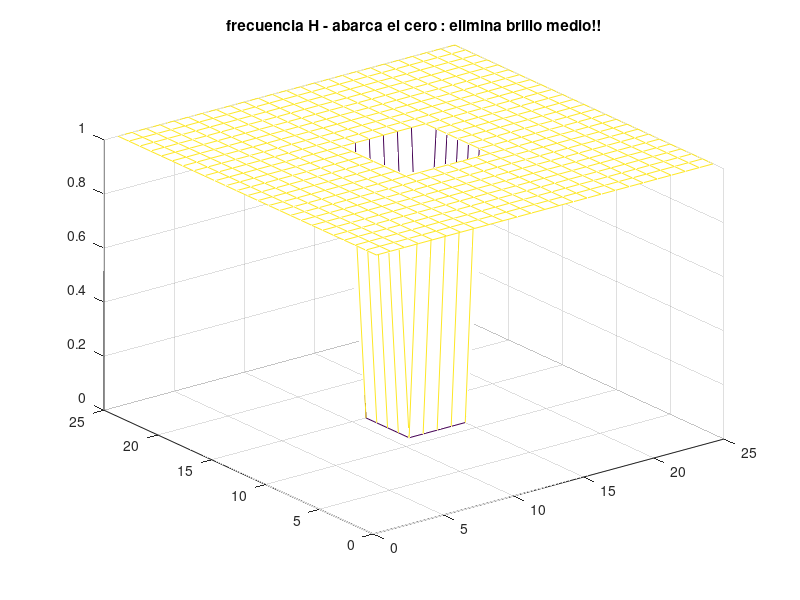
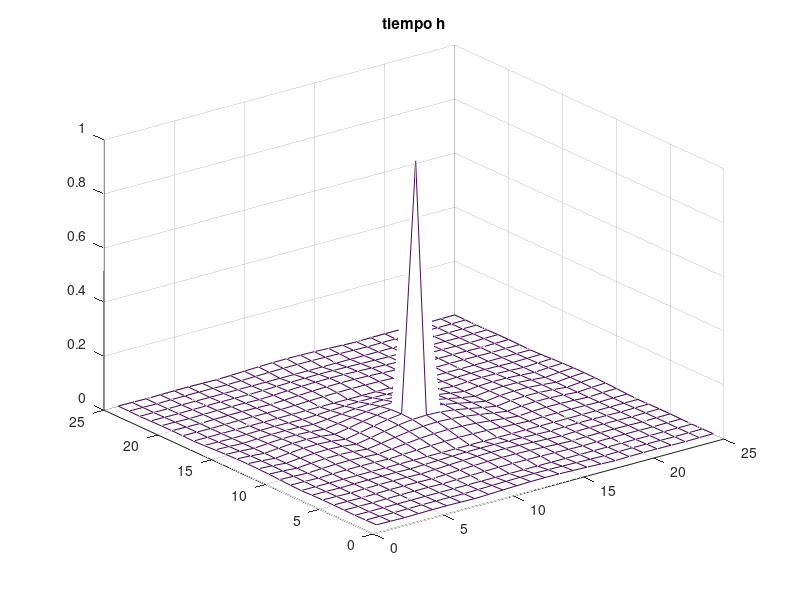

These charts were generated, in order, by the following MATLAB code:
H = ones(25,25);
H(11:15,11:15) = 0;
h=ifft2(H);

mesh([1:25],[1:25],H)
title("frecuencia H - abarca el cero : elimina brillo medio!!")

figure
mesh([1:25],[1:25],fftshift(abs(h)))
title("tiempo h")